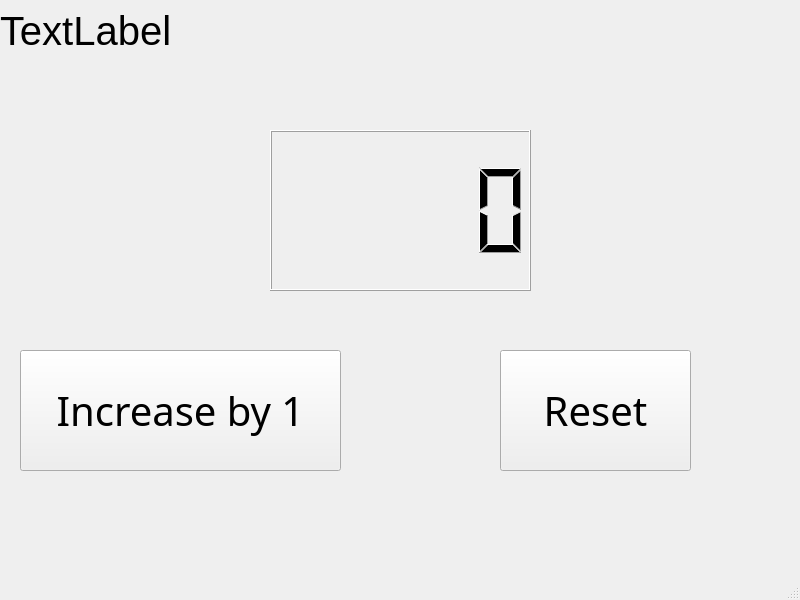
<?xml version="1.0" encoding="UTF-8"?>
<ui version="4.0">
 <class>MainWindow</class>
 <widget class="QMainWindow" name="MainWindow">
  <property name="geometry">
   <rect>
    <x>0</x>
    <y>0</y>
    <width>800</width>
    <height>600</height>
   </rect>
  </property>
  <property name="windowTitle">
   <string>MainWindow</string>
  </property>
  <widget class="QWidget" name="centralwidget">
   <widget class="QLCDNumber" name="lcdNumber">
    <property name="geometry">
     <rect>
      <x>270</x>
      <y>130</y>
      <width>261</width>
      <height>161</height>
     </rect>
    </property>
    <property name="smallDecimalPoint">
     <bool>false</bool>
    </property>
    <property name="digitCount">
     <number>5</number>
    </property>
   </widget>
   <widget class="QPushButton" name="Increase_Button">
    <property name="geometry">
     <rect>
      <x>20</x>
      <y>350</y>
      <width>321</width>
      <height>121</height>
     </rect>
    </property>
    <property name="font">
     <font>
      <family>Noto Sans</family>
      <pointsize>30</pointsize>
     </font>
    </property>
    <property name="text">
     <string>Increase by 1</string>
    </property>
   </widget>
   <widget class="QPushButton" name="Reset_Button">
    <property name="geometry">
     <rect>
      <x>500</x>
      <y>350</y>
      <width>191</width>
      <height>121</height>
     </rect>
    </property>
    <property name="font">
     <font>
      <family>Noto Sans</family>
      <pointsize>30</pointsize>
     </font>
    </property>
    <property name="text">
     <string>Reset</string>
    </property>
   </widget>
   <widget class="QLabel" name="label">
    <property name="geometry">
     <rect>
      <x>0</x>
      <y>0</y>
      <width>771</width>
      <height>61</height>
     </rect>
    </property>
    <property name="font">
     <font>
      <pointsize>30</pointsize>
     </font>
    </property>
    <property name="text">
     <string>TextLabel</string>
    </property>
   </widget>
  </widget>
  <widget class="QMenuBar" name="menubar">
   <property name="geometry">
    <rect>
     <x>0</x>
     <y>0</y>
     <width>800</width>
     <height>22</height>
    </rect>
   </property>
  </widget>
  <widget class="QStatusBar" name="statusbar"/>
 </widget>
 <resources/>
 <connections/>
</ui>
